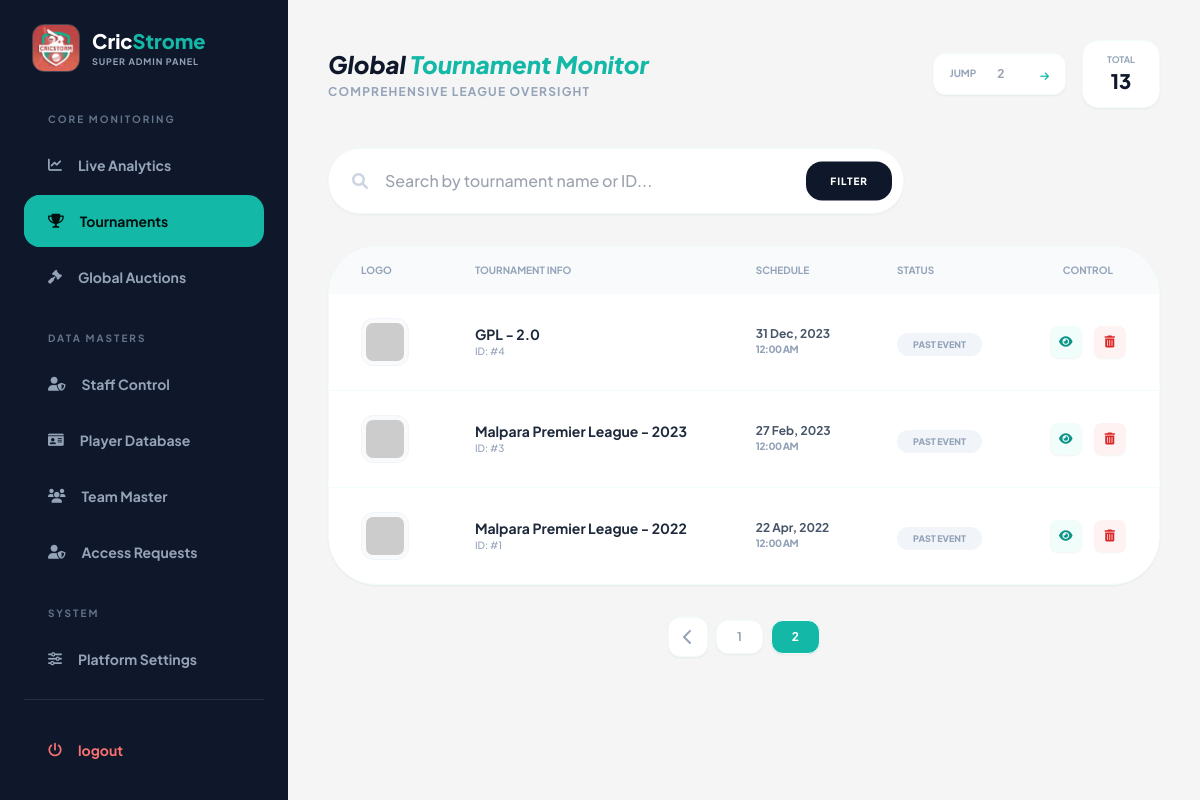
The page /backpanel/all_tournaments.php?page=2 (signed in) on the database its author committed.
### tables this page shows
CREATE TABLE `tournament_master` (
  `tournament_id` int(11) NOT NULL,
  `user_id` int(11) NOT NULL,
  `tournament_name` varchar(255) NOT NULL,
  `tournament_auction_title` varchar(255) NOT NULL,
  `tournament_auction_title_small` varchar(255) NOT NULL,
  `tournament_date` date NOT NULL,
  `tournament_status` varchar(20) NOT NULL DEFAULT 'Publish' COMMENT 'Publish, Draft',
  `tournament_team_points` varchar(100) NOT NULL,
  `tournament_base_value` varchar(100) NOT NULL,
  `tournament_bid_value` varchar(100) NOT NULL,
  `tournament_banner` varchar(255) NOT NULL,
  `tournament_logo` varchar(255) NOT NULL,
  `tournament_sponsored_logo` varchar(255) NOT NULL,
  `tournament_rules` text NOT NULL,
  `tournament_is_active` tinyint(1) NOT NULL DEFAULT 0,
  `tournament_have_form_no` tinyint(1) NOT NULL DEFAULT 1,
  `tournament_theme` varchar(100) NOT NULL DEFAULT 'Blue',
  `registration_start_date` date NOT NULL,
  `registration_end_date` date NOT NULL,
  `tournament_auction_date` date NOT NULL,
  `tournament_auction_type` varchar(100) NOT NULL DEFAULT 'Inline' COMMENT 'Inline,Random',
  `tournament_total_players` tinyint(4) NOT NULL DEFAULT 15,
  `tournament_register_datetime` datetime NOT NULL DEFAULT current_timestamp()
);

### backpanel/all_tournaments.php (the view, shortened to what this page needs)
<?php
include '../config.php';
$search = isset($_GET['search']) ? mysqli_real_escape_string($conn, $_GET['search']) : '';
$limit = 10;
$page = isset($_GET['page']) ? (int)$_GET['page'] : 1;
$offset = ($page - 1) * $limit;
$where_clause = $search ? "WHERE tournament_name LIKE '%$search%' OR tournament_id LIKE '%$search%'" : "";
$total_query = mysqli_query($conn, "SELECT COUNT(tournament_id) as total FROM tournament_master $where_clause");
$total_records = mysqli_fetch_assoc($total_query)['total'];
$total_pages = ceil($total_records / $limit);
$query = "SELECT * FROM tournament_master $where_clause ORDER BY tournament_id DESC LIMIT $offset, $limit";
$result = mysqli_query($conn, $query);
include 'includes/header.php';
?>
<div class="flex flex-col md:flex-row md:items-center justify-between gap-6 mb-10">
    <div>
        <h2 class="text-2xl font-black text-slate-900 italic">Global <span class="text-teal-500">Tournament Monitor</span></h2>
        <p class="text-xs text-slate-400 mt-1 uppercase tracking-widest font-bold">Comprehensive League Oversight</p>
    </div>
    <div class="flex items-center gap-4">
        <form method="GET" class="bg-white px-4 py-2 rounded-xl border border-teal-50 shadow-sm flex items-center gap-3">
            <span class="text-[10px] font-bold text-slate-400 uppercase">Jump</span>
            <input type="number" name="page" min="1" max="<?php echo $total_pages; ?>" placeholder="<?php echo $page; ?>" class="w-10 text-center text-xs font-bold focus:outline-none">
            <button type="submit" class="text-teal-500"><i class="fas fa-arrow-right text-[10px]"></i></button>
        </form>
        <div class="bg-white px-6 py-3 rounded-2xl border border-teal-50 shadow-sm text-center">
            <p class="text-[9px] font-bold text-slate-400 uppercase">Total</p>
            <p class="text-xl font-black text-slate-900"><?php echo number_format($total_records); ?></p>
        </div>
    </div>
</div>
<div class="mb-8">
    <form method="GET" class="relative max-w-xl">
        <i class="fas fa-search absolute left-6 top-1/2 -translate-y-1/2 text-slate-300"></i>
        <input type="text" name="search" value="<?php echo $search; ?>" placeholder="Search by tournament name or ID..."
               class="w-full pl-14 pr-32 py-5 bg-white border border-teal-50 rounded-[2rem] shadow-sm focus:outline-none focus:border-teal-500 transition-all font-medium text-slate-700">
        <button type="submit" class="absolute right-3 top-1/2 -translate-y-1/2 bg-slate-900 text-white px-6 py-3 rounded-2xl text-[10px] font-black uppercase tracking-widest hover:bg-teal-500 transition-all">
            Filter
        </button>
    </form>
</div>
<div class="bg-white rounded-[3rem] border border-teal-50 shadow-sm overflow-hidden mb-8">
    <div class="overflow-x-auto">
        <table class="w-full text-left">
            <thead>
                <tr class="bg-slate-50">
                    <th class="px-8 py-4 text-[10px] font-bold text-slate-400 uppercase">Logo</th>
                    <th class="px-8 py-4 text-[10px] font-bold text-slate-400 uppercase">Tournament Info</th>
                    <th class="px-8 py-4 text-[10px] font-bold text-slate-400 uppercase">Schedule</th>
                    <th class="px-8 py-4 text-[10px] font-bold text-slate-400 uppercase">Status</th>
                    <th class="px-8 py-4 text-[10px] font-bold text-slate-400 uppercase text-center">Control</th>
                </tr>
            </thead>
            <tbody class="divide-y divide-teal-50">
                <?php
                if($result && mysqli_num_rows($result) > 0) {
                    while($row = mysqli_fetch_assoc($result)) {
                        $t_time = strtotime($row['tournament_date'] ?? 'now');
                        $current_time = time();
                        if ($current_time < $t_time) {
                            $status = "Upcoming"; $css = "bg-blue-50 text-blue-500";
                        } elseif ($current_time <= ($t_time + 18000)) {
                            $status = "Live Now"; $css = "bg-teal-50 text-teal-600 animate-pulse";
                        } else {
                            $status = "Past Event"; $css = "bg-slate-100 text-slate-400";
                        }
                        $logo = trim($row['tournament_logo'] ?? '');
                        $logo_path = empty($logo) ? "https://via.placeholder.com/100" : (strpos($logo, 'uploads/') !== false ? "../".$logo : "../uploads/tournaments/".$logo);
                ?>
                <tr class="hover:bg-teal-50/20 transition-colors">
                    <td class="px-8 py-6">
                        <img src="<?php echo $logo_path; ?>" class="w-12 h-12 rounded-xl object-contain bg-slate-50 p-1 border border-slate-100" onerror="this.src='https://via.placeholder.com/100'">
                    </td>
                    <td class="px-8 py-6">
                        <div class="text-sm font-bold text-slate-800"><?php echo $row['tournament_name']; ?></div>
                        <div class="text-[10px] text-slate-400 font-medium">ID: #<?php echo $row['tournament_id']; ?></div>
                    </td>
                    <td class="px-8 py-6">
                        <div class="text-xs font-bold text-slate-600"><?php echo date('d M, Y', $t_time); ?></div>
                        <div class="text-[10px] text-slate-400 uppercase font-black tracking-tighter"><?php echo date('h:i A', $t_time); ?></div>
                    </td>
                    <td class="px-8 py-6">
                        <span class="px-4 py-1.5 <?php echo $css; ?> rounded-full text-[9px] font-black uppercase">
                            <?php echo $status; ?>
                        </span>
                    </td>
                    <td class="px-8 py-6">
                        <div class="flex justify-center gap-3">
                            <a href="view_details.php?id=<?php echo $row['tournament_id']; ?>" class="w-8 h-8 bg-teal-50 text-teal-600 rounded-lg flex items-center justify-center hover:bg-teal-500 hover:text-white transition-all shadow-sm">
                                <i class="fas fa-eye text-xs"></i>
                            </a>
                            <a href="?delete_id=<?php echo $row['tournament_id']; ?>" onclick="return confirm('Master Delete: Are you sure?')" class="w-8 h-8 bg-red-50 text-red-600 rounded-lg flex items-center justify-center hover:bg-red-500 hover:text-white transition-all shadow-sm">
                                <i class="fas fa-trash-alt text-xs"></i>
                            </a>
                        </div>
                    </td>
                </tr>
                <?php
                    }
                } else {
                    echo "<tr><td colspan='5' class='p-20 text-center text-slate-400 font-bold uppercase tracking-widest'>No tournaments found matching '{$search}'</td></tr>";
                }
                ?>
            </tbody>
        </table>
    </div>
</div>
<div class="flex items-center justify-center gap-2 mb-10">
    <?php
    $search_param = $search ? "&search=$search" : "";
    if($page > 1): ?>
        <a href="?page=<?php echo $page-1 . $search_param; ?>" class="w-10 h-10 bg-white border border-teal-50 rounded-xl flex items-center justify-center text-slate-400 hover:bg-teal-500 hover:text-white transition-all shadow-sm"><i class="fas fa-chevron-left"></i></a>
    <?php endif; ?>
    <?php
    $start = max(1, $page - 1);
    $end = min($total_pages, $page + 1);
    for($i = $start; $i <= $end; $i++):
    ?>
        <a href="?page=<?php echo $i . $search_param; ?>" class="px-5 py-2 <?php echo ($page == $i) ? 'bg-teal-500 text-white' : 'bg-white text-slate-400'; ?> border border-teal-50 rounded-xl text-xs font-bold transition-all shadow-sm">
            <?php echo $i; ?>
        </a>
    <?php endfor; ?>
</div>

### backpanel/includes/header.php (style rules this page uses)
body { font-family: 'Plus Jakarta Sans', sans-serif; background-color: #f5f5f5; }

### rows shown on the page
tournament_master: tournament_name "GPL - 2.0", tournament_id "4", tournament_date "31 Dec, 2023", tournament_date "12:00 AM", tournament_date "PAST EVENT"
tournament_master: tournament_name "Malpara Premier League - 2023", tournament_id "3", tournament_date "27 Feb, 2023", tournament_date "12:00 AM", tournament_date "PAST EVENT"
tournament_master: tournament_name "Malpara Premier League - 2022", tournament_id "1", tournament_date "22 Apr, 2022", tournament_date "12:00 AM", tournament_date "PAST EVENT"

### other values the page prints
$total_records "13"
